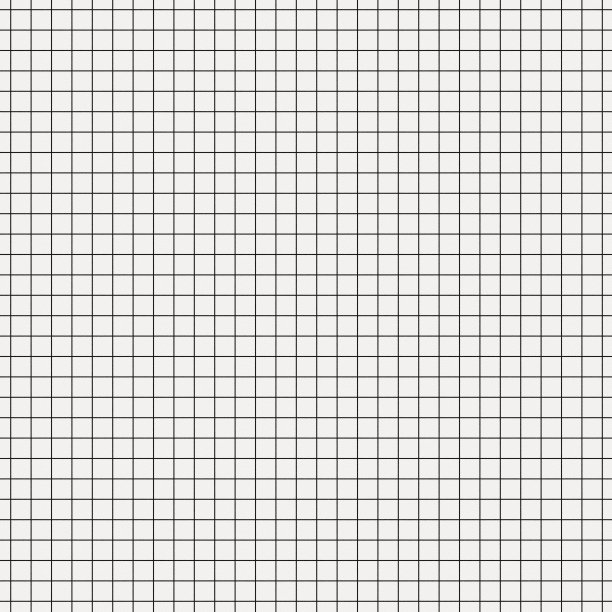
#> input picture image/网格图.jpg, 612 x 612 px, found by its file name
$ jupyter execute 'harris角点检测.ipynb'
#> lines starting #> are read from the running program, lines starting #| are printed output that depends on the picture; after the words box and inside, x2 and y2 are one past the last pixel; in counts of white or black regions, pixels touching at a corner belong together
[cell 1]
import cv2
import numpy as np
import matplotlib.pyplot as plt
import matplotlib
matplotlib.use('TkAgg')
import matplotlib.pyplot as plt


def harris_corner_detection():
    # 读取图像
    img = cv2.imread('D:/2024study/project/car/cos/image/网格图.jpg')    # 转换为灰度图像
#> img is the input picture: shape (612, 612, 3); mean B, G, R 217.4, 219.4, 220.4
    gray = cv2.cvtColor(img, cv2.COLOR_BGR2GRAY)
    gray = np.float32(gray)

    # Harris角点检测
    dst = cv2.cornerHarris(gray, 2, 3, 0.04)
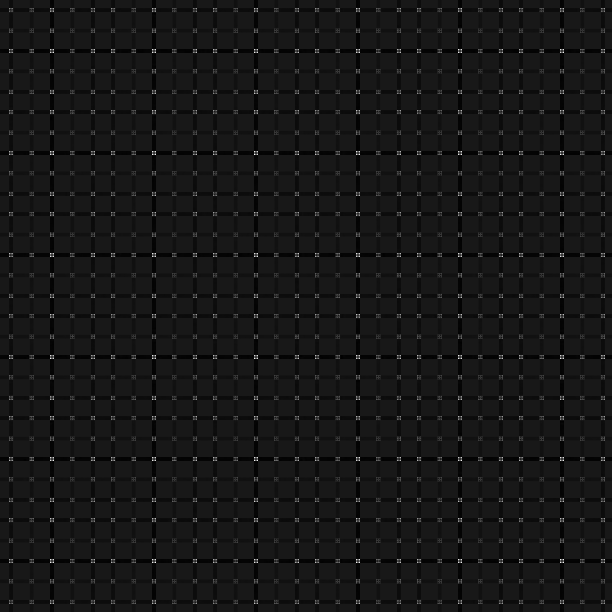
#> dst: shape (612, 612) float32; min -24677406, max 233785472, mean -1501258.8; drawn with min black and max white

    # 结果进行膨胀，便于标记角点
    dst = cv2.dilate(dst, None)
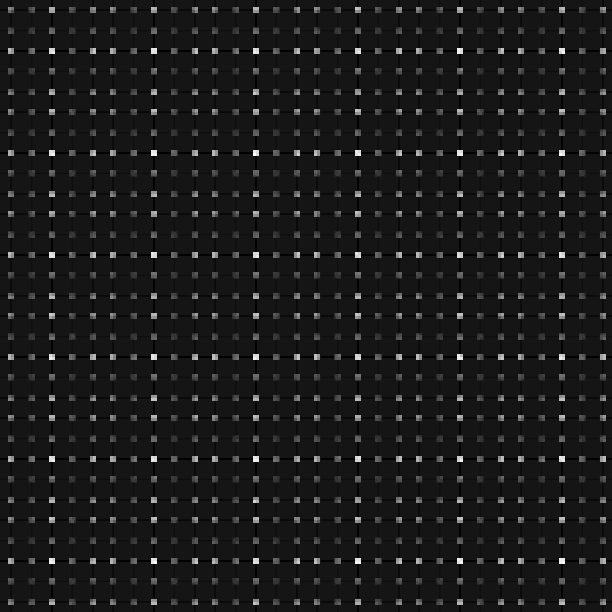
#> dst: shape (612, 612) float32; min -22052760, max 233785472, mean 5974630; drawn with min black and max white

    # 设定阈值，标记角点
    img[dst > 0.01 * dst.max()] = [0, 0, 255]
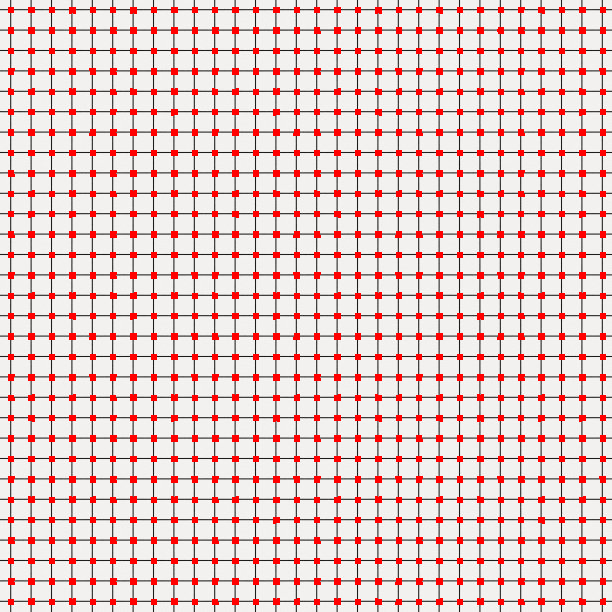
#> img: shape (612, 612, 3); 10.08% of pixels changed, all inside (x1, y1, x2, y2) = (8, 7, 606, 605)

    plt.imshow(cv2.cvtColor(img, cv2.COLOR_BGR2RGB))
    plt.title('Harris Corner Detection')
    plt.axis('off')
    plt.show()


if __name__ == "__main__":
    harris_corner_detection()
